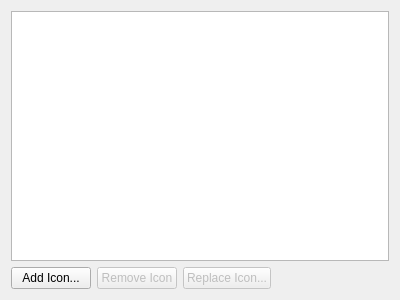
<?xml version="1.0" encoding="UTF-8"?>
<ui version="4.0">
 <class>IconManager</class>
 <widget class="QWidget" name="IconManager">
  <property name="geometry">
   <rect>
    <x>0</x>
    <y>0</y>
    <width>400</width>
    <height>300</height>
   </rect>
  </property>
  <property name="windowTitle">
   <string>Form</string>
  </property>
  <layout class="QVBoxLayout" name="verticalLayout">
   <item>
    <widget class="QTableView" name="iconsTable">
     <property name="selectionMode">
      <enum>QAbstractItemView::SingleSelection</enum>
     </property>
     <property name="selectionBehavior">
      <enum>QAbstractItemView::SelectRows</enum>
     </property>
     <attribute name="horizontalHeaderStretchLastSection">
      <bool>true</bool>
     </attribute>
    </widget>
   </item>
   <item>
    <layout class="QHBoxLayout" name="buttonLayout">
     <item>
      <widget class="QPushButton" name="addIconButton">
       <property name="text">
        <string>Add Icon...</string>
       </property>
      </widget>
     </item>
     <item>
      <widget class="QPushButton" name="removeIconsButton">
       <property name="enabled">
        <bool>false</bool>
       </property>
       <property name="text">
        <string>Remove Icon</string>
       </property>
      </widget>
     </item>
     <item>
      <widget class="QPushButton" name="replaceIconButton">
       <property name="enabled">
        <bool>false</bool>
       </property>
       <property name="text">
        <string>Replace Icon...</string>
       </property>
      </widget>
     </item>
     <item>
      <spacer name="horizontalSpacer">
       <property name="orientation">
        <enum>Qt::Horizontal</enum>
       </property>
       <property name="sizeHint" stdset="0">
        <size>
         <width>40</width>
         <height>20</height>
        </size>
       </property>
      </spacer>
     </item>
    </layout>
   </item>
  </layout>
 </widget>
 <resources/>
 <connections/>
</ui>
